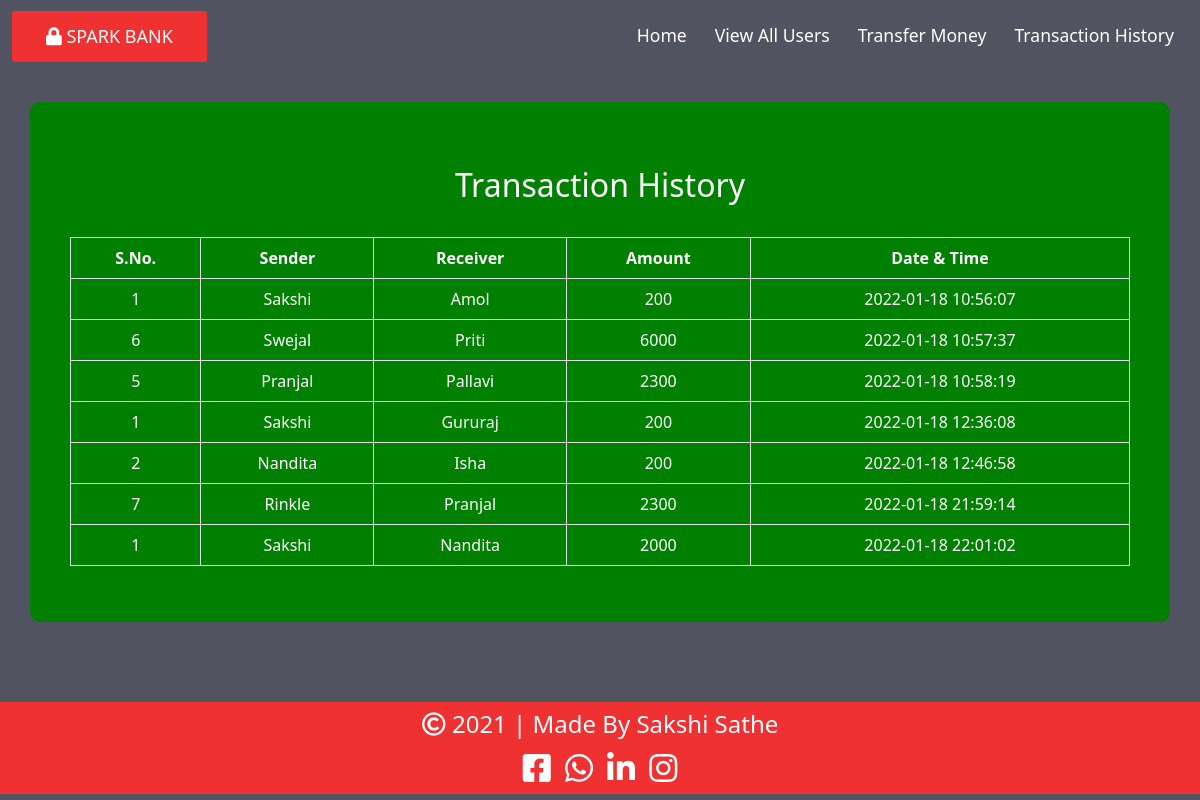
/transaction_history.php, run on the app's committed database.
### tables this page shows
CREATE TABLE `transaction` (
  `sno` int(3) NOT NULL,
  `sender` text NOT NULL,
  `receiver` text NOT NULL,
  `balance` int(8) NOT NULL,
  `datetime` datetime NOT NULL DEFAULT current_timestamp()
);

### transaction_history.php (the view)
<?php
include 'nav.php';
include  'bg.php';
?>
<div class="container">
    <h2 class="text-center pt-4">Transaction History</h2>
    <br>
    <div class="table-responsive-sm">
        <table class="table table-condensed table-bordered">
            <thead>
                <tr>
                    <th class="text-center">S.No.</th>
                    <th class="text-center">Sender</th>
                    <th class="text-center">Receiver</th>
                    <th class="text-center">Amount</th>
                    <th class="text-center">Date & Time</th>
                </tr>
            </thead>
            <tbody>
                <?php
                include 'config.php';
                $sql = "select * from transaction";
                $query = mysqli_query($conn, $sql);
                while ($rows = mysqli_fetch_assoc($query)) {
                ?>
                <tr>
                    <td class="py-2"><?php echo $rows['sno']; ?></td>
                    <td class="py-2"><?php echo $rows['sender']; ?></td>
                    <td class="py-2"><?php echo $rows['receiver']; ?></td>
                    <td class="py-2"><?php echo $rows['balance']; ?> </td>
                    <td class="py-2"><?php echo $rows['datetime']; ?> </td>
                    <?php
                }
                    ?>
            </tbody>
        </table>
    </div>
</div>
<?php include('footer.php'); ?>
</body>
</html>

### nav.php (shortened to what this page needs)
<!DOCTYPE html>
<html lang="en">
<head>
    <link rel="stylesheet" href="https://cdnjs.cloudflare.com/ajax/libs/font-awesome/5.15.4/css/all.min.css">
    <link href="https://cdn.jsdelivr.net/npm/bootstrap@5.0.2/dist/css/bootstrap.min.css" rel="stylesheet"
>
</head>
<body>
    <section id="navbar">
        <nav class="navbar navbar-expand-lg navbar-dark" style="background: tranparent;">
            <div class="container-fluid">
                <a class="navbar-brand" href="index.php" id="icon"><i class="fas fa-lock"></i> SPARK BANK</a>
                <div class="collapse navbar-collapse" id="navbarSupportedContent">
                    <ul class="navbar-nav ms-auto">
                        <li class="nav-item">
                            <a class="nav-link active" aria-current="page" href="index.php">Home</a>
                        </li>
                        <li class="nav-item">
                            <a class="nav-link active" aria-current="page" href="transfer_money.php">View All Users</a>
                        </li>
                        <li class="nav-item">
                            <a class="nav-link active" aria-current="page" href="transfer_money.php">Transfer Money</a>
                        </li>
                        <li class="nav-item">
                            <a class="nav-link active" aria-current="page" href="transaction_history.php">Transaction History</a>
                        </li>
                    </ul>
                </div>
            </div>
        </nav>
    </section>
</body>
</html>

### bg.php (shortened to what this page needs)
<!DOCTYPE html>
<html lang="en">
<head>
</head>
<body></body>
</html>

### footer.php (shortened to what this page needs)
<!DOCTYPE html>
<html lang="en">
<head>
    <link rel="stylesheet" href="https://cdnjs.cloudflare.com/ajax/libs/font-awesome/5.15.4/css/all.min.css">
</head>
<body>
    <section class="footer">
        <div>
            <h4>
                <i class="far fa-copyright"></i>
                2021 | Made By Sakshi Sathe
            </h4>
        </div>
        <div>
            <i class="fab fa-facebook-square"></i>
            <i class="fab fa-whatsapp"></i>
            <i class="fab fa-linkedin-in"></i>
            <i class="fab fa-instagram"></i>
        </div>
    </section>
</body>
</html>

### nav.php (style rules this page uses)
* { padding: 0; margin: 0; box-sizing: border-box; }
:root { --primary-color: rgb(239, 49, 49); }
#navbar { margin-bottom: 30px; }
#icon { display: inline-block; text-decoration: none; color: #fff; font-weight: 500; border-radius: 3px; padding: 12px 34px; font-size: 18px; background: transparent; position: relative; background: var(--primary-color); }
#navbarSupportedContent ul li { margin: 4px; padding: 2px; font-size: 1.1rem; font-weight: 500; }
#navbarSupportedContent ul li::after { content: ''; width: 0%; height: 2px; background: rgb(255, 252, 252); display: block; margin: auto; transition: 0.5s; }

### bg.php (style rules this page uses)
body { min-height: 100vh; width: 100%; background-image: linear-gradient(rgba(7, 12, 29, 0.7), rgba(7, 11, 29, 0.7)), url("https://images.unsplash.com/photo-1550565118-3a14e8d0386f?ixlib=rb-1.2.1&ixid=MnwxMjA3fDB8MHxzZWFyY2h8NHx8YmFua3xlbnwwfHwwfHw%3D&auto=format&fit=crop&w=500&q=60"); background-position: center; background-size: cover ; position: relative; }
.container { text-align: center; color: #fff; background: green; padding: 40px; border-radius: 10px; margin-bottom: 10vh; }
thead { color: #fff; }
tbody tr { color: #fff; }

### footer.php (style rules this page uses)
.footer { background: rgb(239, 49, 49); color: #fff; padding: 8px 0 8px 0; text-align: center; }
.fab { font-size: 2rem; margin: 5px 5px 0 5px; }

### data on the page
transaction: sno "1", sender "Sakshi", receiver "Amol", balance "200", datetime "2022-01-18 10:56:07"
transaction: sno "6", sender "Swejal", receiver "Priti", balance "6000", datetime "2022-01-18 10:57:37"
transaction: sno "5", sender "Pranjal", receiver "Pallavi", balance "2300", datetime "2022-01-18 10:58:19"
transaction: sno "1", sender "Sakshi", receiver "Gururaj", balance "200", datetime "2022-01-18 12:36:08"
transaction: sno "2", sender "Nandita", receiver "Isha", balance "200", datetime "2022-01-18 12:46:58"
transaction: sno "7", sender "Rinkle", receiver "Pranjal", balance "2300", datetime "2022-01-18 21:59:14"
transaction: sno "1", sender "Sakshi", receiver "Nandita", balance "2000", datetime "2022-01-18 22:01:02"
